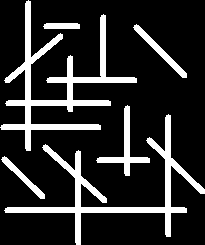
#> input picture VC/Aula5/art2.bmp, 205 x 245 px
$ python Aula_04_exe_05.py art2.bmp
#> lines starting #> are read from the running program, lines starting #| are printed output that depends on the picture; after the words box and inside, x2 and y2 are one past the last pixel; in counts of white or black regions, pixels touching at a corner belong together
#import
import sys
import numpy as np
import cv2


# Read the image from argv
image = cv2.imread( sys.argv[1] , 0);
#> image: shape (245, 205); 16.9% white; 6 white regions, box (x1, y1, x2, y2) and area: (0, 0, 137, 151) 3611, (4, 114, 205, 245) 3181, (96, 105, 150, 176) 696, (133, 24, 187, 78) 459, (1, 156, 45, 199) 346, (43, 23, 80, 29) 213
#image gray = branco e preto e cizento
ret,thresh_bin = cv2.threshold(image,90,255,cv2.THRESH_BINARY) #converte a imagem para imagem binaria - 0 e 1 (branco e preto)

cv2.imshow( 'image original', image )
cv2.imshow( 'thresh_bin', thresh_bin )


#dilation operation using the same structuring element
kernel_circular = cv2.getStructuringElement(cv2.MORPH_ELLIPSE, (11,11))


img_erode_circular = cv2.erode(thresh_bin, kernel_circular, iterations=1)
#> img_erode_circular: shape (245, 205); every value is 0
img_dilation_circular = cv2.dilate(img_erode_circular, kernel_circular, iterations=1)
cv2.imshow( 'morphological opening circular 11 diameter', img_dilation_circular )


kernel_square = np.ones((9,3),np.uint8)
img_erode_square9_3 = cv2.erode(thresh_bin, kernel_square, iterations=1) # erode = Erosion
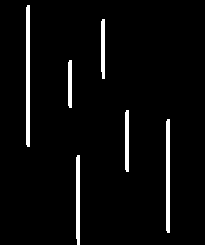
#> img_erode_square9_3: shape (245, 205); 4% white; 6 white regions, box (x1, y1, x2, y2) and area: (26, 5, 30, 147) 564, (166, 119, 170, 233) 452, (76, 155, 80, 245) 352, (125, 110, 129, 172) 244, (101, 19, 105, 79) 231, (68, 60, 72, 108) 188
img_dilate_square9_3 = cv2.dilate(img_erode_square9_3, kernel_square, iterations=1)
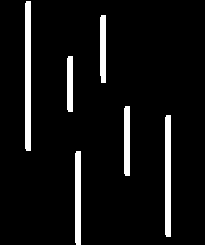
#> img_dilate_square9_3: shape (245, 205); 6.6% white; 6 white regions, box (x1, y1, x2, y2) and area: (25, 1, 31, 151) 896, (165, 115, 171, 237) 728, (75, 151, 81, 245) 560, (124, 106, 130, 176) 416, (100, 15, 106, 83) 399, (67, 56, 73, 112) 332
cv2.imshow( 'morphological opening square 9_3', img_dilate_square9_3 )

kernel_square = np.ones((3,9),np.uint8)
img_erode_square3_9 = cv2.erode(thresh_bin, kernel_square, iterations=1) # erode = Erosion
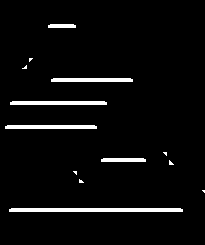
#> img_erode_square3_9: shape (245, 205); 4.2% white; 13 white regions (7 under 20 px), largest, box (x1, y1, x2, y2) and area: (9, 208, 183, 212) 692, (10, 101, 107, 105) 384, (5, 125, 97, 129) 364, (51, 78, 133, 82) 324, (101, 158, 146, 162) 176, (48, 24, 76, 28) 108
img_dilate_square3_9 = cv2.dilate(img_erode_square3_9, kernel_square, iterations=1)
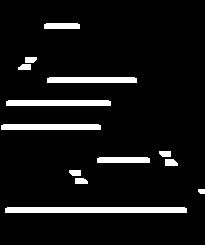
#> img_dilate_square3_9: shape (245, 205); 7.6% white; 13 white regions, largest, box (x1, y1, x2, y2) and area: (5, 207, 187, 213) 1088, (6, 100, 111, 106) 626, (1, 124, 101, 130) 596
cv2.imshow( 'morphological opening square 3_9', img_dilate_square3_9 )
cv2.waitKey(0)
